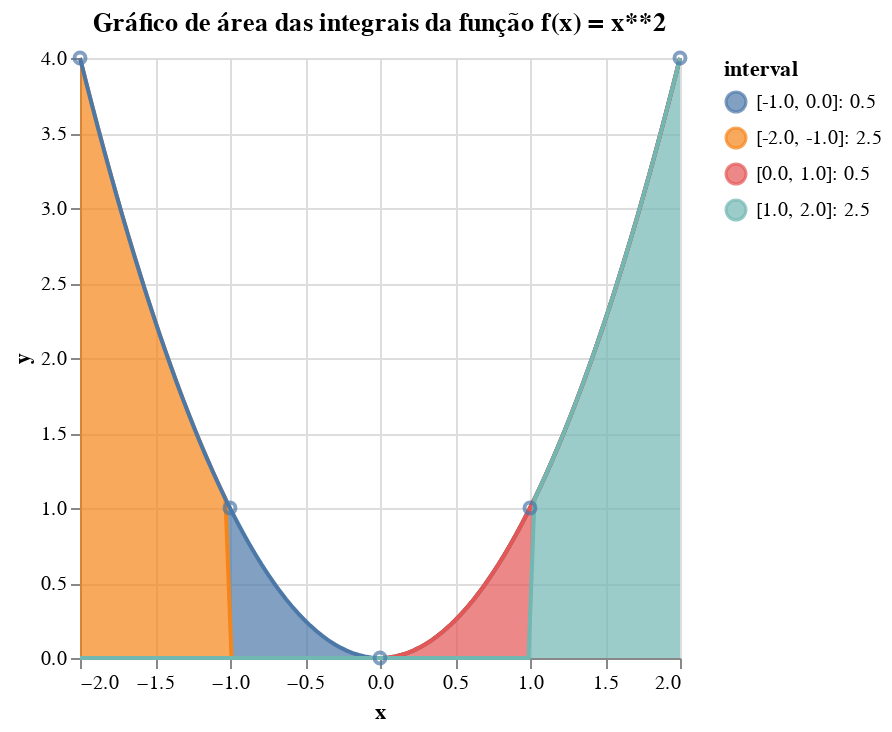

Notebook code for this chart:
### Code cell
#exponencial
x = [-2, -1, 0, 1, 2]
y = [exponencial(i) for i in x]
datapoint = pd.DataFrame({'x':x, 'y':y})

data_area_exponencial, total_polinomial = xds(exponencial)

grafico_exponencial = alt.Chart(data_area_exponencial, title="Gráfico de área das integrais da função f(x) = x**2").mark_area(line=True).encode(
    x='x',
    y='y',
    color='interval'
)
grafico_pontos = alt.Chart(datapoint).mark_point().encode(
    x='x',
    y='y',
    tooltip = 'x'
)

grafico_exponencial += grafico_pontos
grafico_exponencial

### Figure 1 — Vega-Lite specification as saved in the notebook (floating-point values rounded to 4 significant figures)
{"config": {"view": {"continuousWidth": 300, "continuousHeight": 300}}, "layer": [{"data": {"name": "data-dee6dd2a430c688dcd641be14c81fcd0"}, "mark": {"type": "area", "line": true}, "encoding": {"color": {"field": "interval", "type": "nominal"}, "x": {"field": "x", "type": "quantitative"}, "y": {"field": "y", "type": "quantitative"}}, "title": "Gráfico de área das integrais da função f(x) = x**2"}, {"data": {"name": "data-5bd765832ecaa672a76d67e911d4e572"}, "mark": {"type": "point"}, "encoding": {"tooltip": {"field": "x", "type": "quantitative"}, "x": {"field": "x", "type": "quantitative"}, "y": {"field": "y", "type": "quantitative"}}}], "$schema": "https://vega.github.io/schema/vega-lite/v5.8.0.json", "datasets": {"data-dee6dd2a430c688dcd641be14c81fcd0": [{"x": -2.0, "y": 4.0, "interval": "[-2.0, -1.0]: 2.5"}, {"x": -1.96, "y": 3.84, "interval": "[-2.0, -1.0]: 2.5"}, {"x": -1.919, "y": 3.683, "interval": "[-2.0, -1.0]: 2.5"}, {"x": -1.879, "y": 3.53, "interval": "[-2.0, -1.0]: 2.5"}, {"x": -1.838, "y": 3.38, "interval": "[-2.0, -1.0]: 2.5"}, {"x": -1.798, "y": 3.233, "interval": "[-2.0, -1.0]: 2.5"}, {"x": -1.758, "y": 3.089, "interval": "[-2.0, -1.0]: 2.5"}, {"x": -1.717, "y": 2.949, "interval": "[-2.0, -1.0]: 2.5"}, {"x": -1.677, "y": 2.812, "interval": "[-2.0, -1.0]: 2.5"}, {"x": -1.636, "y": 2.678, "interval": "[-2.0, -1.0]: 2.5"}, {"x": -1.596, "y": 2.547, "interval": "[-2.0, -1.0]: 2.5"}, {"x": -1.556, "y": 2.42, "interval": "[-2.0, -1.0]: 2.5"}, {"x": -1.515, "y": 2.296, "interval": "[-2.0, -1.0]: 2.5"}, {"x": -1.475, "y": 2.175, "interval": "[-2.0, -1.0]: 2.5"}, {"x": -1.434, "y": 2.057, "interval": "[-2.0, -1.0]: 2.5"}, {"x": -1.394, "y": 1.943, "interval": "[-2.0, -1.0]: 2.5"}, {"x": -1.354, "y": 1.832, "interval": "[-2.0, -1.0]: 2.5"}, {"x": -1.313, "y": 1.724, "interval": "[-2.0, -1.0]: 2.5"}, {"x": -1.273, "y": 1.62, "interval": "[-2.0, -1.0]: 2.5"}, {"x": -1.232, "y": 1.519, "interval": "[-2.0, -1.0]: 2.5"}, {"x": -1.192, "y": 1.421, "interval": "[-2.0, -1.0]: 2.5"}, {"x": -1.152, "y": 1.326, "interval": "[-2.0, -1.0]: 2.5"}, {"x": -1.111, "y": 1.235, "interval": "[-2.0, -1.0]: 2.5"}, {"x": -1.071, "y": 1.146, "interval": "[-2.0, -1.0]: 2.5"}, {"x": -1.03, "y": 1.062, "interval": "[-2.0, -1.0]: 2.5"}, {"x": -0.9899, "y": 0.9799, "interval": "[-1.0, 0.0]: 0.5"}, {"x": -0.9495, "y": 0.9015, "interval": "[-1.0, 0.0]: 0.5"}, {"x": -0.9091, "y": 0.8264, "interval": "[-1.0, 0.0]: 0.5"}, {"x": -0.8687, "y": 0.7546, "interval": "[-1.0, 0.0]: 0.5"}, {"x": -0.8283, "y": 0.6861, "interval": "[-1.0, 0.0]: 0.5"}, {"x": -0.7879, "y": 0.6208, "interval": "[-1.0, 0.0]: 0.5"}, {"x": -0.7475, "y": 0.5587, "interval": "[-1.0, 0.0]: 0.5"}, {"x": -0.7071, "y": 0.4999, "interval": "[-1.0, 0.0]: 0.5"}, {"x": -0.6667, "y": 0.4444, "interval": "[-1.0, 0.0]: 0.5"}, {"x": -0.6263, "y": 0.3922, "interval": "[-1.0, 0.0]: 0.5"}, {"x": -0.5859, "y": 0.3432, "interval": "[-1.0, 0.0]: 0.5"}, {"x": -0.5455, "y": 0.2975, "interval": "[-1.0, 0.0]: 0.5"}, {"x": -0.5051, "y": 0.2551, "interval": "[-1.0, 0.0]: 0.5"}, {"x": -0.4646, "y": 0.2159, "interval": "[-1.0, 0.0]: 0.5"}, {"x": -0.4242, "y": 0.18, "interval": "[-1.0, 0.0]: 0.5"}, {"x": -0.3838, "y": 0.1473, "interval": "[-1.0, 0.0]: 0.5"}, {"x": -0.3434, "y": 0.1179, "interval": "[-1.0, 0.0]: 0.5"}, {"x": -0.303, "y": 0.09183, "interval": "[-1.0, 0.0]: 0.5"}, {"x": -0.2626, "y": 0.06897, "interval": "[-1.0, 0.0]: 0.5"}, {"x": -0.2222, "y": 0.04938, "interval": "[-1.0, 0.0]: 0.5"}, {"x": -0.1818, "y": 0.03306, "interval": "[-1.0, 0.0]: 0.5"}, {"x": -0.1414, "y": 0.02, "interval": "[-1.0, 0.0]: 0.5"}, {"x": -0.101, "y": 0.0102, "interval": "[-1.0, 0.0]: 0.5"}, {"x": -0.06061, "y": 0.003673, "interval": "[-1.0, 0.0]: 0.5"}, {"x": -0.0202, "y": 0.0004081, "interval": "[-1.0, 0.0]: 0.5"}, {"x": 0.0202, "y": 0.0004081, "interval": "[0.0, 1.0]: 0.5"}, {"x": 0.06061, "y": 0.003673, "interval": "[0.0, 1.0]: 0.5"}, {"x": 0.101, "y": 0.0102, "interval": "[0.0, 1.0]: 0.5"}, {"x": 0.1414, "y": 0.02, "interval": "[0.0, 1.0]: 0.5"}, {"x": 0.1818, "y": 0.03306, "interval": "[0.0, 1.0]: 0.5"}, {"x": 0.2222, "y": 0.04938, "interval": "[0.0, 1.0]: 0.5"}, {"x": 0.2626, "y": 0.06897, "interval": "[0.0, 1.0]: 0.5"}, {"x": 0.303, "y": 0.09183, "interval": "[0.0, 1.0]: 0.5"}, {"x": 0.3434, "y": 0.1179, "interval": "[0.0, 1.0]: 0.5"}, {"x": 0.3838, "y": 0.1473, "interval": "[0.0, 1.0]: 0.5"}, {"x": 0.4242, "y": 0.18, "interval": "[0.0, 1.0]: 0.5"}, {"x": 0.4646, "y": 0.2159, "interval": "[0.0, 1.0]: 0.5"}, {"x": 0.5051, "y": 0.2551, "interval": "[0.0, 1.0]: 0.5"}, {"x": 0.5455, "y": 0.2975, "interval": "[0.0, 1.0]: 0.5"}, {"x": 0.5859, "y": 0.3432, "interval": "[0.0, 1.0]: 0.5"}, {"x": 0.6263, "y": 0.3922, "interval": "[0.0, 1.0]: 0.5"}, {"x": 0.6667, "y": 0.4444, "interval": "[0.0, 1.0]: 0.5"}, {"x": 0.7071, "y": 0.4999, "interval": "[0.0, 1.0]: 0.5"}, {"x": 0.7475, "y": 0.5587, "interval": "[0.0, 1.0]: 0.5"}, {"x": 0.7879, "y": 0.6208, "interval": "[0.0, 1.0]: 0.5"}, {"x": 0.8283, "y": 0.6861, "interval": "[0.0, 1.0]: 0.5"}, {"x": 0.8687, "y": 0.7546, "interval": "[0.0, 1.0]: 0.5"}, {"x": 0.9091, "y": 0.8264, "interval": "[0.0, 1.0]: 0.5"}, {"x": 0.9495, "y": 0.9015, "interval": "[0.0, 1.0]: 0.5"}, {"x": 0.9899, "y": 0.9799, "interval": "[0.0, 1.0]: 0.5"}, {"x": 1.03, "y": 1.062, "interval": "[1.0, 2.0]: 2.5"}, {"x": 1.071, "y": 1.146, "interval": "[1.0, 2.0]: 2.5"}, {"x": 1.111, "y": 1.235, "interval": "[1.0, 2.0]: 2.5"}, {"x": 1.152, "y": 1.326, "interval": "[1.0, 2.0]: 2.5"}, {"x": 1.192, "y": 1.421, "interval": "[1.0, 2.0]: 2.5"}, {"x": 1.232, "y": 1.519, "interval": "[1.0, 2.0]: 2.5"}, {"x": 1.273, "y": 1.62, "interval": "[1.0, 2.0]: 2.5"}, {"x": 1.313, "y": 1.724, "interval": "[1.0, 2.0]: 2.5"}, {"x": 1.354, "y": 1.832, "interval": "[1.0, 2.0]: 2.5"}, {"x": 1.394, "y": 1.943, "interval": "[1.0, 2.0]: 2.5"}, {"x": 1.434, "y": 2.057, "interval": "[1.0, 2.0]: 2.5"}, {"x": 1.475, "y": 2.175, "interval": "[1.0, 2.0]: 2.5"}, {"x": 1.515, "y": 2.296, "interval": "[1.0, 2.0]: 2.5"}, {"x": 1.556, "y": 2.42, "interval": "[1.0, 2.0]: 2.5"}, {"x": 1.596, "y": 2.547, "interval": "[1.0, 2.0]: 2.5"}, {"x": 1.636, "y": 2.678, "interval": "[1.0, 2.0]: 2.5"}, {"x": 1.677, "y": 2.812, "interval": "[1.0, 2.0]: 2.5"}, {"x": 1.717, "y": 2.949, "interval": "[1.0, 2.0]: 2.5"}, {"x": 1.758, "y": 3.089, "interval": "[1.0, 2.0]: 2.5"}, {"x": 1.798, "y": 3.233, "interval": "[1.0, 2.0]: 2.5"}, {"x": 1.838, "y": 3.38, "interval": "[1.0, 2.0]: 2.5"}, {"x": 1.879, "y": 3.53, "interval": "[1.0, 2.0]: 2.5"}, {"x": 1.919, "y": 3.683, "interval": "[1.0, 2.0]: 2.5"}, {"x": 1.96, "y": 3.84, "interval": "[1.0, 2.0]: 2.5"}, {"x": 2.0, "y": 4.0, "interval": "[1.0, 2.0]: 2.5"}], "data-5bd765832ecaa672a76d67e911d4e572": [{"x": -2, "y": 4}, {"x": -1, "y": 1}, {"x": 0, "y": 0}, {"x": 1, "y": 1}, {"x": 2, "y": 4}]}}
